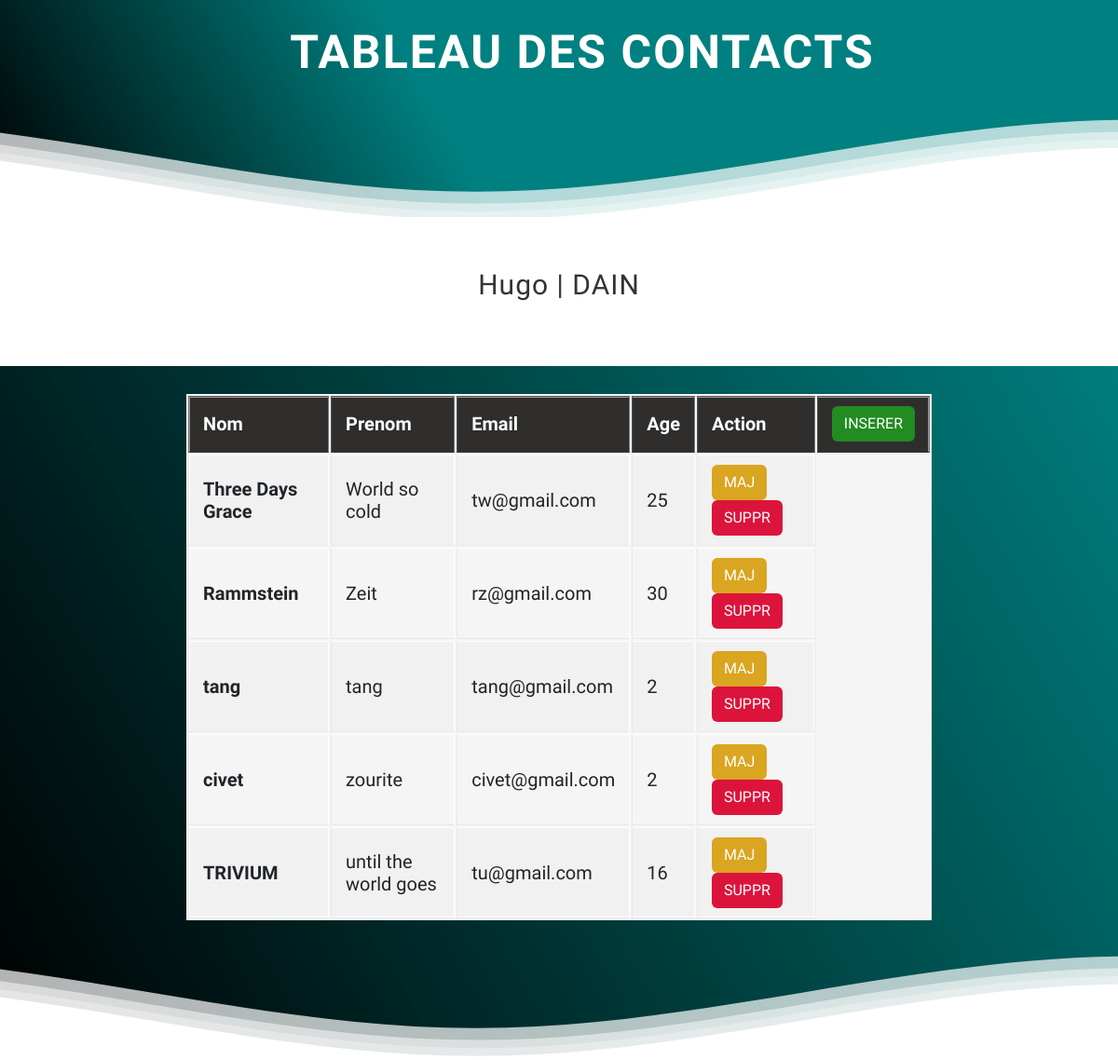
Before: / with the older database file.
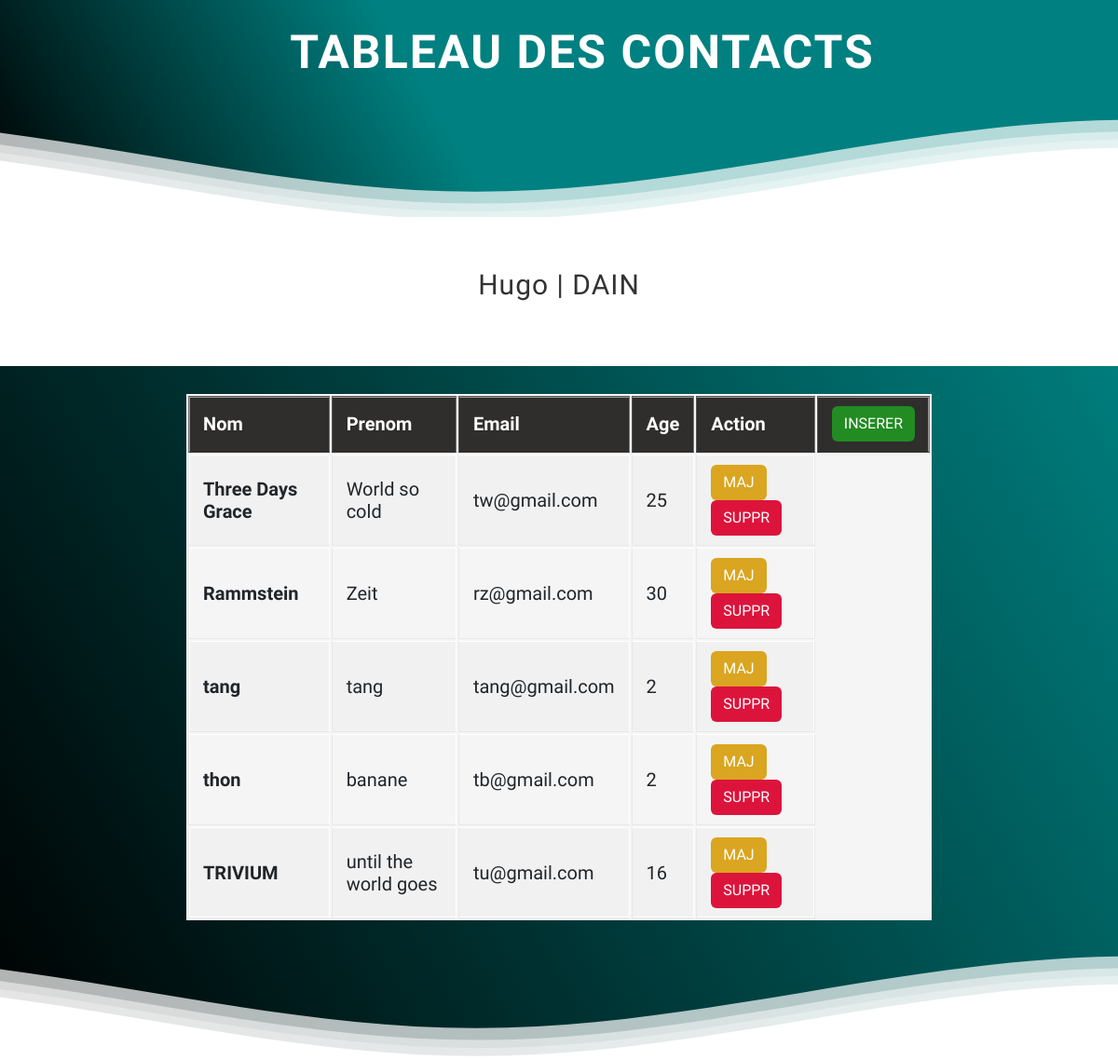
After: the same page with the newer database file.
### tables this page shows
CREATE TABLE IF NOT EXISTS `contacts` (
  `id_contacts` int NOT NULL AUTO_INCREMENT,
  `nom` varchar(20) NOT NULL,
  `prenom` varchar(20) NOT NULL,
  `email` varchar(50) NOT NULL,
  `age` int NOT NULL,
  PRIMARY KEY (`id_contacts`)
);

### connexion.php (called while the page is built, shortened)
<?php
class ma_connexion{
    private $connexionPDO;
    public function __construct($host, $nom_bd, $user, $password)
    {
        $this -> host = $host;
        $this -> nom_bd = $nom_bd;
        $this -> user = $user;
        $this -> password = $password;
        try {
            $dsn = "mysql:host=" . $this-> host . "; dbname=" . $this-> nom_bd . "; charset:=utf8mb4";
            $this-> connexionPDO = new PDO($dsn, $this-> user, $this-> password);
            $this-> connexionPDO->setAttribute(PDO::ATTR_ERRMODE, PDO::ERRMODE_EXCEPTION);
        } catch (PDOException $e) {
            echo "connexion pas marché!" . "<br>" ."(╥╯⌒╰╥๑)" . "<br>";
            echo "<style> body{background-color: #FB4640; color: white;} </style>";
            echo "Erreur : " . $e->getMessage();
        }
    }
    public function select( $colonne, $table){
        try {
            $select = "SELECT $colonne FROM $table";
            $requete = $this -> connexionPDO -> prepare($select);
            $requete -> execute();
            $afficher = $requete -> fetchAll(PDO::FETCH_ASSOC);
            return $afficher;
        } catch (PDOException $e) {
            echo "Erreur : " . $e->getMessage();
        }
    }
}
?>

### index.php (the view, shortened to what this page needs)
<?php include "connexion.php"; ?>
<html lang="en">
<head>
    <link href="https://cdn.jsdelivr.net/npm/bootstrap@5.3.0/dist/css/bootstrap.min.css" rel="stylesheet">
    <link rel="stylesheet" href="style.css">
</head>
<body>
    <header>
        <div class="header">
        <div class="inner-header flex">
        <svg version="1.1" class="logo" baseProfile="tiny" id="Layer_1" xmlns="http://www.w3.org/2000/svg"
        xmlns:xlink="http://www.w3.org/1999/xlink" x="0px" y="0px" viewBox="0 0 500 500" xml:space="preserve">
        <path fill="#FFFFFF" stroke="#000000" stroke-width="10" stroke-miterlimit="10" d="M57,283" />
        </svg>
        <h1>TABLEAU DES CONTACTS</h1>
        </div>
        <div>
        </div>
        </div>
        <div class="content flex">
        <p>Hugo | DAIN </p>
        </div>
    </header>
    <main>
        <table>
                <thead>
                    <tr>
                    <th>Nom</th>
                    <th>Prenom</th>
                    <th>Email</th>
                    <th>Age</th>
                    <th>Action</th>
                    <th>
                        <button type="button" class="btn colgreen button-3d" data-bs-toggle="modal" data-bs-target="#insert">
                        INSERER
                        </button>
                    </th>
                    </tr>
                </thead>
                <tbody>
        <?php
            $connexion = new ma_connexion("localhost", "app_organisation_contacts", "root", "");
            $afficher = $connexion->select("*", "contacts");
            foreach ($afficher as $ligne) {
                echo '
                    <tr>
                        <td><strong>' . $ligne['nom'] . '</strong></td>
                        <td>' . $ligne['prenom'] . '</td>
                        <td>' . $ligne['email'] . '</td>
                        <td>' . $ligne['age'] . '</td>
                        <td>
                            <button type="button" class="btn colorange button-3d" data-bs-toggle="modal" data-bs-target="#update' . $ligne['id_contacts'] . '">
                                MAJ
                            </button>
                            <button type="button" class="btn colred button-3d" data-bs-toggle="modal" data-bs-target="#delete' . $ligne['id_contacts'] . '">
                                SUPPR
                            </button>
                        </td>
                    </tr>
                    <div class="modal fade" id="update' . $ligne['id_contacts'] . '" tabindex="-1" aria-labelledby="exampleModalLabel" aria-hidden="true">
                                    <p>Êtes-vous sûr de vouloir mettre à jour ' . $ligne['nom'] . ' ' . $ligne['prenom'] . ' ' . $ligne['email'] . ' âgé de ' . $ligne['age'] . ' ans ?</p>
                                        <form id="formupdate' . $ligne['id_contacts'] . '" action="update.php" method="POST">
                                                <input type="number" class="form-control" hidden value="' . $ligne['id_contacts'] . '" name="id">
                                        </form>
                                    <button type="submit" class="btn colorange button-3d" form="formupdate' . $ligne['id_contacts'] . '">Mettre à jour</button>
                    </div>
                    <div class="modal fade" id="delete' . $ligne['id_contacts'] . '" tabindex="-1" aria-labelledby="exampleModalLabel" aria-hidden="true">
                                        <p>Êtes-vous sûr de vouloir supprimer <br>' . $ligne['nom'] . ' <br> ' . $ligne['prenom'] . ' <br> ' . $ligne['email'] . '<br> âgé de ' . $ligne['age'] . ' ans ?</p>
                                        <form id="formdelete' . $ligne['id_contacts'] . '" action="delete.php" method="POST">
                                                <input type="number" class="form-control" value="' . $ligne['id_contacts'] . '" name="id" hidden>
                                        </form>
                                    <button type="submit" class="btn colred button-3d" form="formdelete' . $ligne['id_contacts'] . '">Supprimer</button>
                    </div>
                ';
            }
        ?>
            </tbody>
        </table>
    </main>
    <footer>
    <div>
        </div>
    </footer>
</body>
</html>

### style.css (style rules this page uses)
body { background: linear-gradient(60deg, black , teal 90%); margin:0; font-family: 'Teko', sans-serif; }
h1 { font-weight:bolder; letter-spacing: 2px; font-size: 50px; }
p { letter-spacing: 1px; font-size:30px; color: #333333; }
.header { position:relative; text-align:center; background: linear-gradient(60deg, black , teal 40%); color:white; }
.logo { width:50px; fill:white; padding-right:15px; display:inline-block; vertical-align: middle; }
.inner-header { height:15vh; width:100%; margin: 0; padding: 0; }
.flex { display: flex; justify-content: center; align-items: center; text-align: center; }
.waves { position:relative; width: 100%; height:15vh; margin-bottom:-7px; min-height:100px; max-height:150px; }
.content { position:relative; height:20vh; text-align:center; background-color: white; }
strong { font-weight: bold; }
table { background: #f5f5f5; border-collapse: separate; box-shadow: inset 0 1px 0 #fff; font-size: 20px; line-height: 24px; margin: 30px auto; text-align: left; width: 800px; }
th { background-color: #2F2E2D; border-left: 1px solid #555; border-right: 1px solid #777; border-top: 1px solid #555; border-bottom: 1px solid #333; box-shadow: inset 0 1px 0 #999; color: #fff; font-weight: bold; padding: 10px 15px; }
th:after { background: linear-gradient(rgba(255,255,255,0), rgba(255,255,255,.08)); content: ''; display: block; height: 25%; left: 0; margin: 1px 0 0 0; top: 25%; width: 100%; }
th:first-child { border-left: 1px solid #777; box-shadow: inset 1px 1px 0 #999; }
th:last-child { box-shadow: inset -1px 1px 0 #999; }
td { border-right: 1px solid #fff; border-left: 1px solid #e8e8e8; border-top: 1px solid #fff; border-bottom: 1px solid #e8e8e8; padding: 10px 15px; transition: all 300ms; }
td:first-child { box-shadow: inset 1px 0 0 #fff; }
td:last-child { border-right: 1px solid #e8e8e8; box-shadow: inset -1px 0 0 #fff; }
tr { background: url(https://jackrugile.com/images/misc/noise-diagonal.png); }
tr:nth-child(odd) td { background: #f1f1f1 url(https://jackrugile.com/images/misc/noise-diagonal.png); }
tr:last-of-type td { box-shadow: inset 0 -1px 0 #fff; }
tr:last-of-type td:first-child { box-shadow: inset 1px -1px 0 #fff; }
tr:last-of-type td:last-child { box-shadow: inset -1px -1px 0 #fff; }
.colgreen { background-color: forestgreen; color: white; transition: 1s; }
.colorange { background-color: goldenrod; color: white; transition: 1s; }
.colred { background-color: crimson; color: white; transition: 1s; }

Changed rows visible on the page:
removed contacts: nom "civet", prenom "zourite", email "civet@gmail.com", age "2"
added contacts: nom "thon", prenom "banane", email "tb@gmail.com", age "2"
